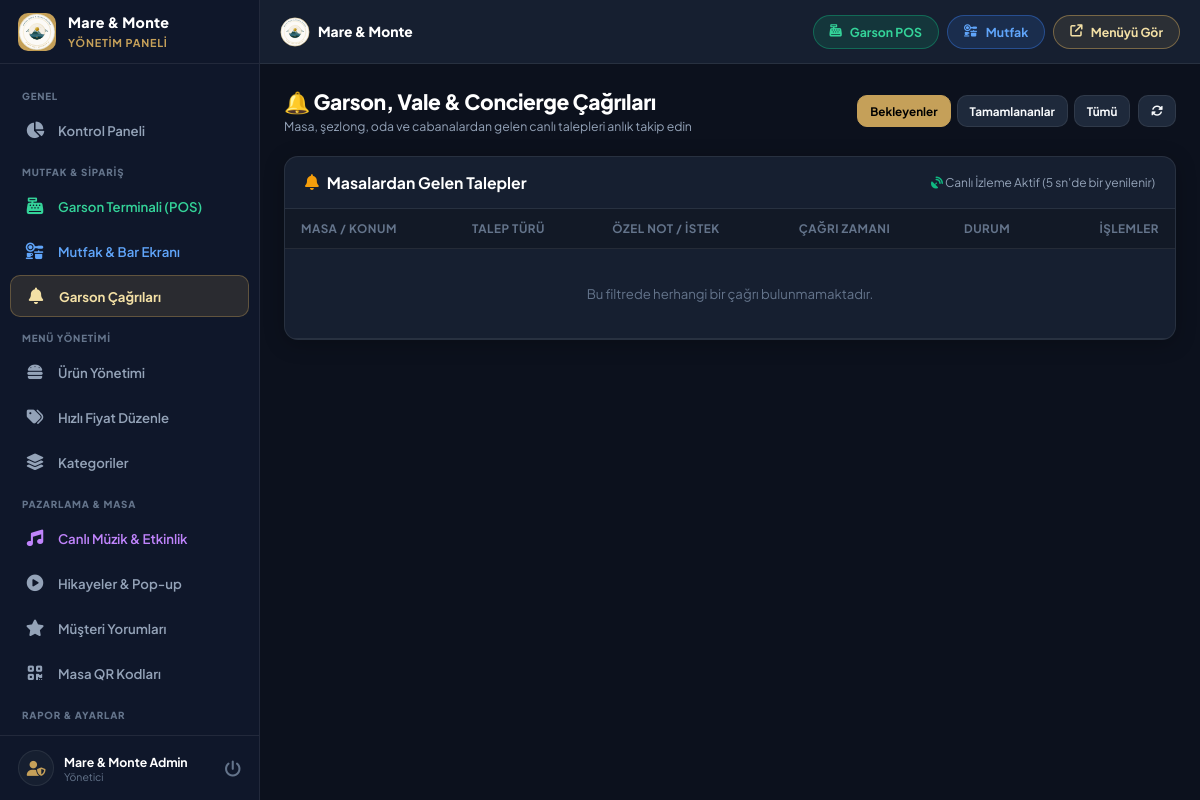
The app's page /admin/waiter-calls.php (signed in), older data.
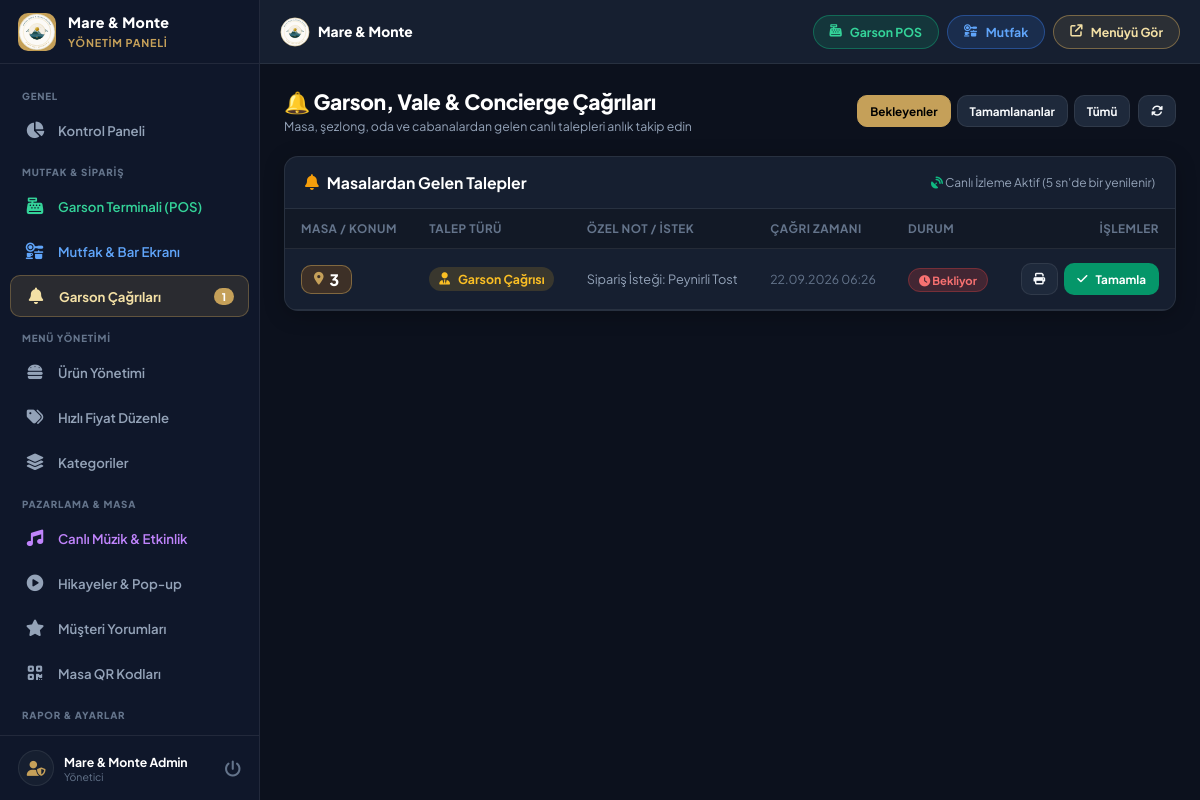
The same page, newer data.
### tables this page shows
CREATE TABLE waiter_calls (
        id INTEGER PRIMARY KEY AUTOINCREMENT,
        table_number VARCHAR(50) NOT NULL,
        call_type VARCHAR(50) DEFAULT 'waiter',
        note TEXT,
        status VARCHAR(30) DEFAULT 'pending',
        created_at DATETIME DEFAULT CURRENT_TIMESTAMP
    );

### config.php (called while the page is built, shortened)
<?php
function clean($data) {
    return htmlspecialchars(trim((string)$data), ENT_QUOTES, 'UTF-8');
}

### admin/waiter-calls.php (the view, shortened to what this page needs)
<?php
require_once __DIR__ . '/header.php';
$filterStatus = clean($_GET['status'] ?? 'pending');
$query = "SELECT * FROM waiter_calls WHERE 1=1";
if ($filterStatus !== 'all') {
    $query .= " AND status = " . $pdo->quote($filterStatus);
}
$query .= " ORDER BY id DESC LIMIT 60";
$calls = $pdo->query($query)->fetchAll();
function getCallTypeDetails($type) {
    switch ($type) {
        default:
            return ['label' => 'Garson Çağrısı', 'icon' => 'fa-user-tie', 'color' => '#fbbf24', 'bg' => 'rgba(251,191,36,0.15)'];
    }
}
?>
<div class="page-header">
    <div class="page-title">
        <h1>🔔 Garson, Vale &amp; Concierge Çağrıları</h1>
        <p>Masa, şezlong, oda ve cabanalardan gelen canlı talepleri anlık takip edin</p>
    </div>
    <div style="display: flex; gap: 8px; align-items: center; flex-wrap: wrap;">
        <div style="display: flex; gap: 6px;">
            <a href="waiter-calls.php?status=pending" class="btn <?php echo $filterStatus === 'pending' ? 'btn-primary' : 'btn-secondary'; ?> btn-sm">
                Bekleyenler
            </a>
            <a href="waiter-calls.php?status=completed" class="btn <?php echo $filterStatus === 'completed' ? 'btn-primary' : 'btn-secondary'; ?> btn-sm">
                Tamamlananlar
            </a>
            <a href="waiter-calls.php?status=all" class="btn <?php echo $filterStatus === 'all' ? 'btn-primary' : 'btn-secondary'; ?> btn-sm">
                Tümü
            </a>
        </div>
        <button type="button" class="btn btn-secondary btn-sm" onclick="location.reload()" title="Yenile">
            <i class="fas fa-rotate"></i>
        </button>
    </div>
</div>
<div class="card">
    <div class="card-header">
        <h3 class="card-title"><i class="fas fa-bell" style="color:var(--warning);"></i> Masalardan Gelen Talepler</h3>
        <span style="font-size: 0.8rem; color: var(--text-muted);"><i class="fas fa-satellite-dish" style="color:var(--success);"></i> Canlı İzleme Aktif (5 sn'de bir yenilenir)</span>
    </div>
    <div class="card-body" style="padding: 0;">
        <div class="table-responsive desktop-table-view">
            <table class="admin-table">
                <thead>
                    <tr>
                        <th>Masa / Konum</th>
                        <th>Talep Türü</th>
                        <th>Özel Not / İstek</th>
                        <th>Çağrı Zamanı</th>
                        <th>Durum</th>
                        <th style="text-align: right;">İşlemler</th>
                    </tr>
                </thead>
                <tbody id="callsTableBody">
                    <?php if (empty($calls)): ?>
                        <tr>
                            <td colspan="6" style="text-align: center; padding: 36px; color: var(--text-dim);">
                                Bu filtrede herhangi bir çağrı bulunmamaktadır.
                            </td>
                        </tr>
                    <?php else: ?>
                        <?php foreach ($calls as $call):
                            $info = getCallTypeDetails($call['call_type']);
                        ?>
                            <tr id="row-call-<?php echo $call['id']; ?>">
                                <td>
                                    <span style="font-size: 1.05rem; font-weight: 800; color: #fff; background: rgba(217, 119, 6, 0.2); padding: 4px 12px; border-radius: var(--radius-sm); border: 1px solid var(--border-focus); display:inline-flex; align-items:center; gap:6px;">
                                        <i class="fas fa-location-dot" style="color:var(--primary);font-size:0.85rem;"></i>
                                        <?php echo htmlspecialchars($call['table_number']); ?>
                                    </span>
                                </td>
                                <td>
                                    <span style="display: inline-flex; align-items: center; gap: 8px; font-weight: 700; color: <?php echo $info['color']; ?>; background: <?php echo $info['bg']; ?>; padding: 4px 10px; border-radius: 999px; font-size: 0.82rem;">
                                        <i class="fas <?php echo $info['icon']; ?>"></i>
                                        <?php echo $info['label']; ?>
                                    </span>
                                </td>
                                <td style="color: var(--text-muted); font-size: 0.85rem;">
                                    <?php echo htmlspecialchars($call['note'] ?: '-'); ?>
                                </td>
                                <td style="font-size: 0.82rem; color: var(--text-dim);">
                                    <?php echo date('d.m.Y H:i', strtotime($call['created_at'])); ?>
                                </td>
                                <td>
                                    <?php if ($call['status'] === 'pending'): ?>
                                        <span style="background: rgba(239, 68, 68, 0.2); color: #f87171; border: 1px solid rgba(239,68,68,0.3); padding: 4px 10px; border-radius: 999px; font-size: 0.75rem; font-weight: 700;">
                                            <i class="fas fa-clock"></i> Bekliyor
                                        </span>
                                    <?php else: ?>
                                        <span style="background: rgba(16, 185, 129, 0.2); color: #34d399; border: 1px solid rgba(16,185,129,0.3); padding: 4px 10px; border-radius: 999px; font-size: 0.75rem; font-weight: 700;">
                                            <i class="fas fa-check"></i> Tamamlandı
                                        </span>
                                    <?php endif; ?>
                                </td>
                                <td style="text-align: right;">
                                    <div style="display:inline-flex; gap:6px;">
                                        <button type="button" class="btn btn-secondary btn-sm" onclick='printCallSlip(<?php echo json_encode($call); ?>)' title="Fiş Yazdır">
                                            <i class="fas fa-print"></i>
                                        </button>
                                        <?php if ($call['status'] === 'pending'): ?>
                                            <button type="button" class="btn btn-success btn-sm" onclick="changeStatus(<?php echo $call['id']; ?>, 'completed')">
                                                <i class="fas fa-check"></i> Tamamla
                                            </button>
                                        <?php else: ?>
                                            <button type="button" class="btn btn-secondary btn-sm" onclick="changeStatus(<?php echo $call['id']; ?>, 'pending')">
                                                <i class="fas fa-rotate-left"></i> Tekrar Aç
                                            </button>
                                        <?php endif; ?>
                                    </div>
                                </td>
                            </tr>
                        <?php endforeach; ?>
                    <?php endif; ?>
                </tbody>
            </table>
        </div>
    </div>
</div>
<?php require_once __DIR__ . '/footer.php'; ?>

### admin/header.php (shortened to what this page needs)
<?php
require_once __DIR__ . '/../database.php';
$currentPage = basename($_SERVER['PHP_SELF']);
$adminName = $_SESSION['admin_name'] ?? 'Yönetici';
try {
    $stmtCalls = $pdo->query("SELECT COUNT(*) FROM waiter_calls WHERE status = 'pending'");
    $pendingCallsCount = $stmtCalls->fetchColumn();
} catch (Exception $e) {
    $pendingCallsCount = 0;
    $pendingOrdersCount = 0;
}
?>
<!DOCTYPE html>
<html lang="tr">
<head>
    <link rel="stylesheet" href="https://cdnjs.cloudflare.com/ajax/libs/font-awesome/6.4.0/css/all.min.css">
    <link rel="stylesheet" href="../assets/css/admin.css?v=<?php echo time(); ?>">
</head>
<body>
    <aside class="admin-sidebar" id="adminSidebar">
        <div class="sidebar-header">
            <div class="sidebar-logo-icon">
                <img src="../assets/images/maremonte_logo.svg" alt="Mare & Monte">
            </div>
            <div class="sidebar-brand-text">
                <h2>Mare &amp; Monte</h2>
                <span>Yönetim Paneli</span>
            </div>
        </div>
        <nav class="sidebar-nav">
            <div class="nav-section-label">GENEL</div>
            <a href="index.php" class="nav-link <?php echo $currentPage === 'index.php' ? 'active' : ''; ?>">
                <i class="fas fa-chart-pie"></i>
                <span>Kontrol Paneli</span>
            </a>
            <div class="nav-section-label">MUTFAK & SİPARİŞ</div>
            <a href="pos.php" class="nav-link <?php echo $currentPage === 'pos.php' ? 'active' : ''; ?>" style="color: #34d399;">
                <i class="fas fa-cash-register"></i>
                <span>Garson Terminali (POS)</span>
            </a>
            <a href="kitchen.php" class="nav-link <?php echo $currentPage === 'kitchen.php' ? 'active' : ''; ?>" style="color: #60a5fa;">
                <i class="fas fa-kitchen-set"></i>
                <span>Mutfak & Bar Ekranı</span>
            </a>
            <a href="waiter-calls.php" class="nav-link <?php echo $currentPage === 'waiter-calls.php' ? 'active' : ''; ?>">
                <i class="fas fa-bell"></i>
                <span>Garson Çağrıları</span>
                <?php if ($pendingCallsCount > 0): ?>
                    <span class="nav-badge"><?php echo $pendingCallsCount; ?></span>
                <?php endif; ?>
            </a>
            <div class="nav-section-label">MENÜ YÖNETİMİ</div>
            <a href="products.php" class="nav-link <?php echo $currentPage === 'products.php' ? 'active' : ''; ?>">
                <i class="fas fa-burger"></i>
                <span>Ürün Yönetimi</span>
            </a>
            <a href="quick-price.php" class="nav-link <?php echo $currentPage === 'quick-price.php' ? 'active' : ''; ?>">
                <i class="fas fa-tags"></i>
                <span>Hızlı Fiyat Düzenle</span>
            </a>
            <a href="categories.php" class="nav-link <?php echo $currentPage === 'categories.php' ? 'active' : ''; ?>">
                <i class="fas fa-layer-group"></i>
                <span>Kategoriler</span>
            </a>
            <div class="nav-section-label">PAZARLAMA & MASA</div>
            <a href="events.php" class="nav-link <?php echo $currentPage === 'events.php' ? 'active' : ''; ?>" style="color:#c084fc;">
                <i class="fas fa-music"></i>
                <span>Canlı Müzik & Etkinlik</span>
            </a>
            <a href="stories.php" class="nav-link <?php echo $currentPage === 'stories.php' ? 'active' : ''; ?>">
                <i class="fas fa-circle-play"></i>
                <span>Hikayeler & Pop-up</span>
            </a>
            <a href="feedback.php" class="nav-link <?php echo $currentPage === 'feedback.php' ? 'active' : ''; ?>">
                <i class="fas fa-star"></i>
                <span>Müşteri Yorumları</span>
            </a>
            <a href="tables.php" class="nav-link <?php echo $currentPage === 'tables.php' ? 'active' : ''; ?>">
                <i class="fas fa-qrcode"></i>
                <span>Masa QR Kodları</span>
            </a>
            <div class="nav-section-label">RAPOR & AYARLAR</div>
            <a href="reports.php" class="nav-link <?php echo $currentPage === 'reports.php' ? 'active' : ''; ?>">
            </a>
        </nav>
        <div class="sidebar-footer">
            <div class="admin-profile">
                <div class="admin-avatar">
                    <i class="fas fa-user-shield"></i>
                </div>
                <div>
                    <div class="admin-name"><?php echo htmlspecialchars($adminName); ?></div>
                    <div class="admin-role">Yönetici</div>
                </div>
            </div>
            <a href="logout.php" title="Çıkış" style="color: var(--text-dim); text-decoration:none; font-size:1.1rem;">
                <i class="fas fa-power-off"></i>
            </a>
        </div>
    </aside>
    <div class="admin-main">
        <header class="admin-topbar">
            <div style="display:flex; align-items:center; gap:12px;">
                <div class="topbar-brand" style="display:flex; align-items:center; gap:8px;">
                    <img src="../assets/images/maremonte_logo.svg" style="width:30px; height:30px; border-radius:50%;" alt="Logo">
                    <span style="font-size:0.92rem; font-weight:800; color:#fff;">Mare &amp; Monte</span>
                </div>
            </div>
            <div class="topbar-actions" style="display:flex; align-items:center; gap:8px;">
                <a href="pos.php" class="btn-preview" style="background:rgba(16,185,129,0.15); border-color:rgba(16,185,129,0.4); color:#34d399;" title="Garson Terminali">
                    <i class="fas fa-cash-register"></i>
                    <span>Garson POS</span>
                </a>
                <a href="kitchen.php" class="btn-preview" style="background:rgba(59,130,246,0.15); border-color:rgba(59,130,246,0.4); color:#60a5fa;" title="Mutfak & Bar Ekranı">
                    <i class="fas fa-kitchen-set"></i>
                    <span>Mutfak</span>
                </a>
                <a href="../index.php" target="_blank" class="btn-preview" title="Müşteri Görünümü">
                    <i class="fas fa-arrow-up-right-from-square"></i>
                    <span>Menüyü Gör</span>
                </a>
            </div>
        </header>
        <main class="admin-content">

### admin/footer.php (shortened to what this page needs)
        </main>
    </div>
</body>
</html>

Row changes from the older to the newer data that the page shows:
added waiter_calls: table_number "3", call_type "Garson Çağrısı", note "Sipariş İsteği: Peynirli Tost", created_at "22.09.2026 06:26", status "pending" (drawn)
Text that changed along with them:
$pendingCallsCount: (not shown) → "1"
text no longer shown: "Bu filtrede herhangi bir çağrı bulunmamaktadır."
